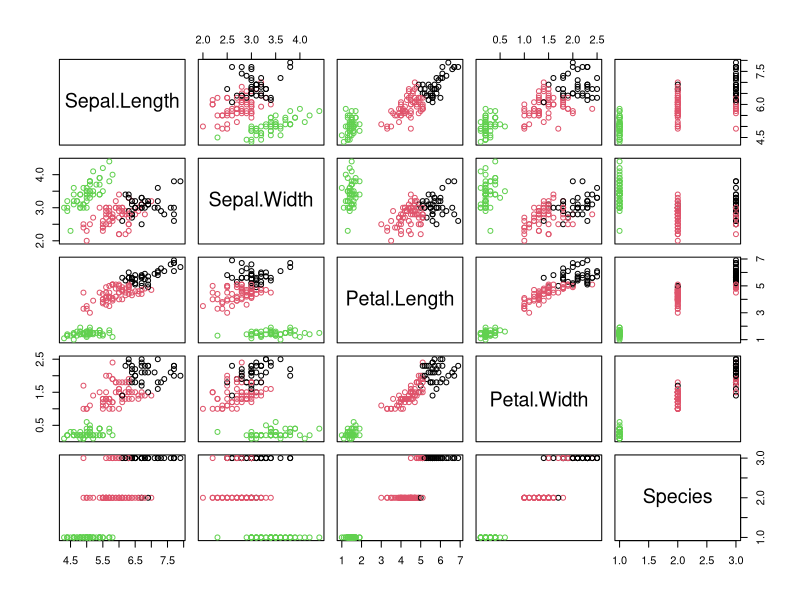
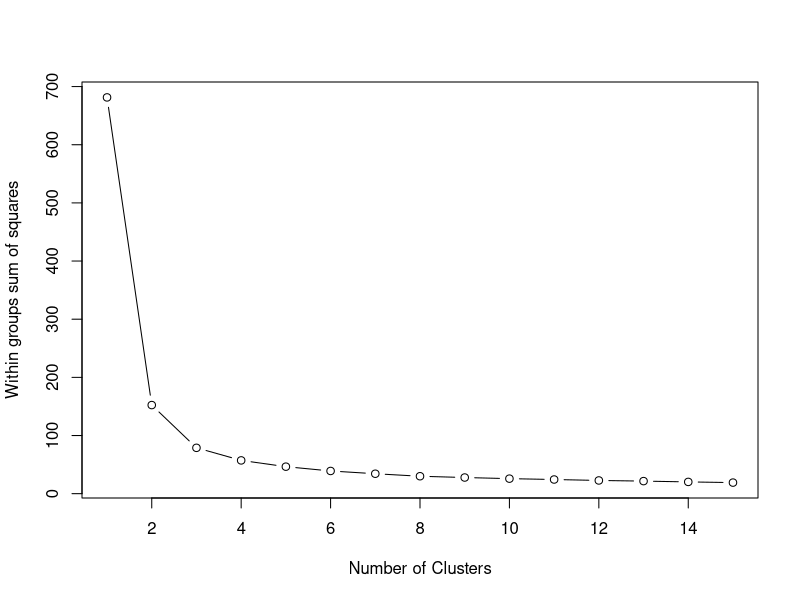
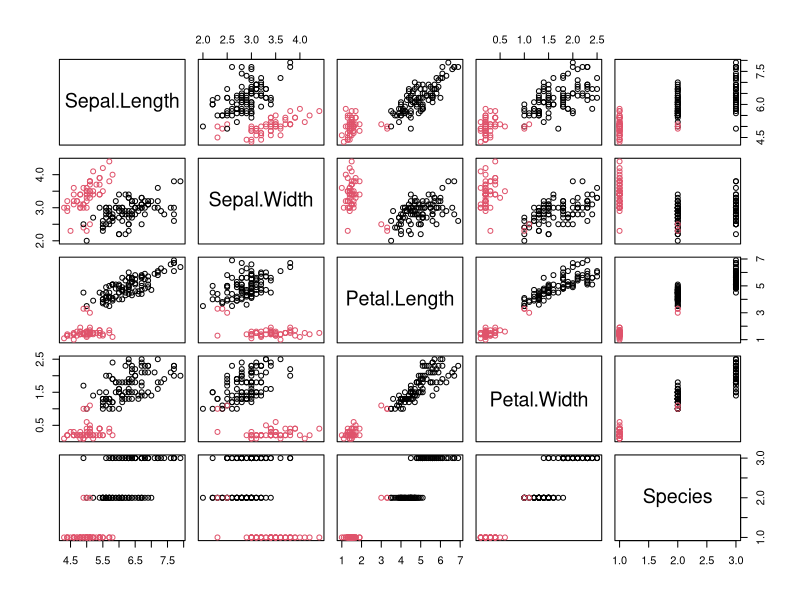

These figures' R source, in order:
library(readr)
library(dplyr)
library(ggplot2)
library(stringr)

data("iris")

iris$Species %>% levels()
head(iris)

iris_kmeans <- kmeans(iris[,1:4], centers = 3, nstart=20)

summary(iris_kmeans)

iris_kmeans

plot(iris, col = iris_kmeans$cluster)

wss <- 0

for (i in 1:15) {
  km.out <- kmeans(iris[,1:4], centers = i, nstart = 20)
  # Save total within sum of squares to wss variable
  wss[i] <- km.out$tot.withinss
}

plot(1:15, wss, type = "b", 
     xlab = "Number of Clusters", 
     ylab = "Within groups sum of squares")


iris_kmeans <- kmeans(iris[,1:4], centers = 2, nstart=20)

summary(iris_kmeans)

iris_kmeans

plot(iris, col = iris_kmeans$cluster)
